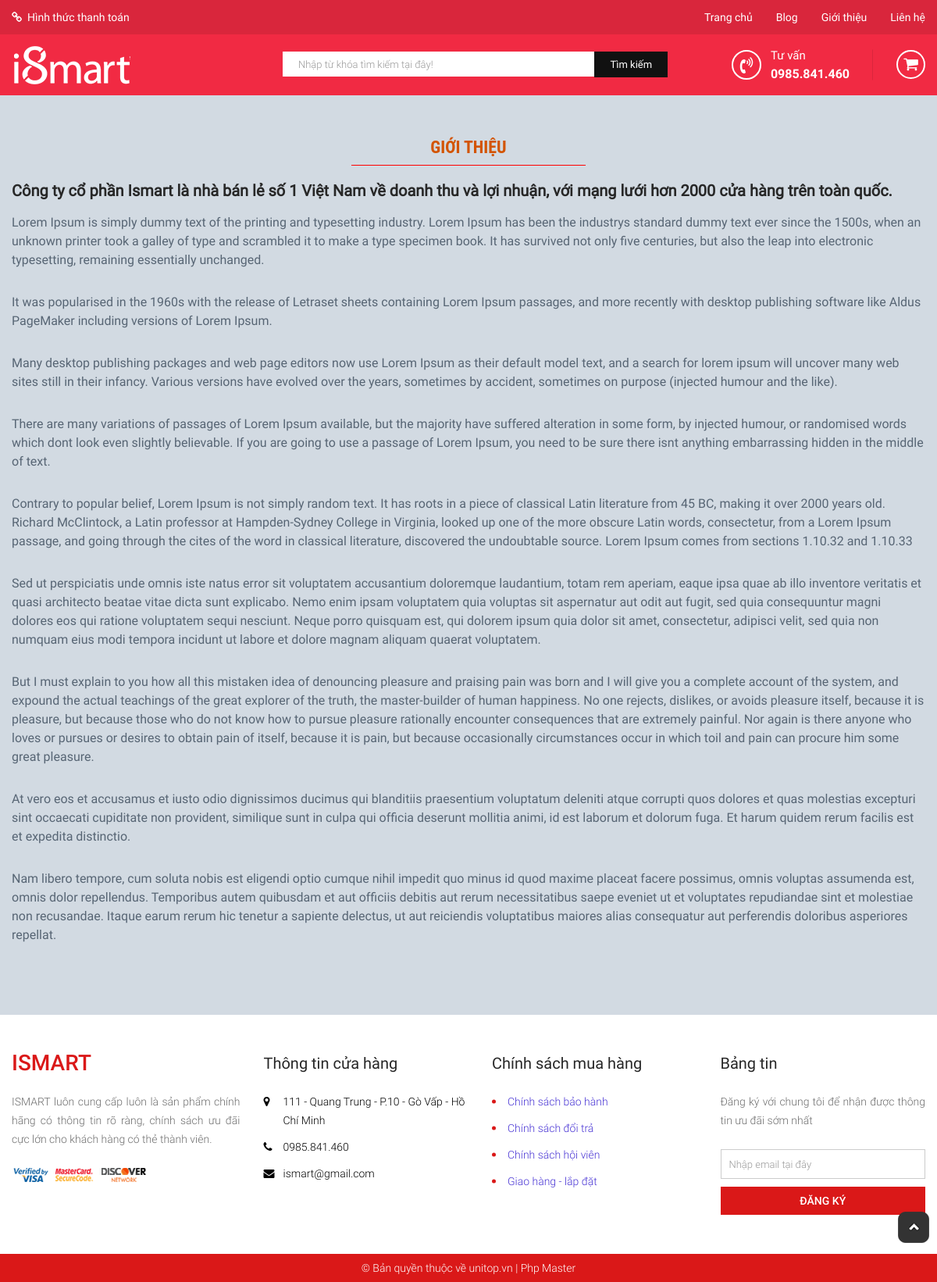
The app's page /?mod=page&action=index&id=1 with its own data.
### tables this page shows
CREATE TABLE `tbl_pages` (
  `page_id` int(11) NOT NULL,
  `page_title` varchar(200) NOT NULL,
  `page_content` text,
  `created_date` int(11) NOT NULL,
  `user_id` int(11) DEFAULT NULL
);

### modules/page/controllers/indexController.php (called while the page is built, shortened)
<?php
function indexAction(){
    $id = (int)$_GET['id'];
    $page = get_page_by_id($id);
    $data['page'] = $page;
    load_view('index',$data);
}

### libraries/database.php (called while the page is built, shortened)
 <?php
function db_query($query_string) {
    global $conn;
    $result = mysqli_query($conn, $query_string);
    return $result;
}
function db_fetch_row($query_string) {
    $mysqli_result = db_query($query_string);
    $result = mysqli_fetch_assoc($mysqli_result);
    return $result;
}

### modules/page/models/indexModel.php (called while the page is built)
<?php
 function get_page_by_id($id){
     return db_fetch_row("SELECT * FROM `tbl_pages` WHERE `page_id` ={$id}");
 }

### core/router.php (called while the page is built, shortened)
<?php
$action_name = get_action().'Action';
call_function(array('construct', $action_name));

### core/appload.php (called while the page is built, shortened)
<?php
require CONFIGPATH . DIRECTORY_SEPARATOR . 'database.php';
require LIBPATH . DIRECTORY_SEPARATOR . 'database.php';
require COREPATH . DIRECTORY_SEPARATOR . 'base.php';
require COREPATH . DIRECTORY_SEPARATOR . 'router.php';

### index.php (called while the page is built, shortened)
<?php
require COREPATH.DIRECTORY_SEPARATOR.'appload.php';

### modules/page/views/indexView.php (the view)
<?php get_header();?>
<div id="main-content-wp" class="page">
    <div class="wp-inner">
        <div id="content">
            <div class="section-head">
                <h1 class="title"><?php echo $page['page_title']; ?></h1>
            </div>
            <div class="section-detail">
                <?php echo $page['page_content']; ?>
            </div>
        </div>
        </div>
    </div>
</div>
<?php get_footer();?>

### core/base.php (shortened to what this page needs)
<?php
function get_module() {
    global $config;
    $module = isset($_GET['mod']) ? $_GET['mod'] : $config['default_module'];
    return $module;
}
function call_function($list_function = array()) {
    if (is_array($list_function)) {
        foreach ($list_function as $f) {
            if (function_exists($f())) {
                $f();
            }
        }
    }
}
function load_view($name, $data_send = array()) {
    $data = $data_send;
    $path = MODULESPATH . DIRECTORY_SEPARATOR . get_module() . DIRECTORY_SEPARATOR . 'views' . DIRECTORY_SEPARATOR . $name . 'View.php';
    if (file_exists($path)) {
        require $path;
    } else {
        echo "Không tìm thấy {$path}";
    }
}
function get_header($name = '') {
    if (empty($name)) {
        $name = 'header';
    } else {
        $name = "header-{$name}";
    }
    $path = LAYOUTPATH . DIRECTORY_SEPARATOR . $name . '.php';
    if (file_exists($path)) {
        require $path;
    } else {
        echo "Không tìm thấy {$path}";
    }
}
function get_footer($name = '') {
    if (empty($name)) {
        $name = 'footer';
    } else {
        $name = "footer-{$name}";
    }
    $path = LAYOUTPATH . DIRECTORY_SEPARATOR . $name . '.php';
    if (file_exists($path)) {
        require $path;
    } else {
        echo "Không tìm thấy {$path}";
    }
}

### layout/header.php (shortened to what this page needs)
<!DOCTYPE html>
<html>
    <head>
        <link href="public/css/bootstrap/bootstrap-theme.min.css" rel="stylesheet" type="text/css"/>
        <link href="public/css/bootstrap/bootstrap.min.css" rel="stylesheet" type="text/css"/>
        <link href="public/reset.css" rel="stylesheet" type="text/css"/>
        <link href="public/animate.css" rel="stylesheet" type="text/css"/>
        <link href="public/css/carousel/owl.carousel.css" rel="stylesheet" type="text/css"/>
        <link href="public/css/carousel/owl.theme.css" rel="stylesheet" type="text/css"/>
        <link href="public/css/font-awesome/css/font-awesome.min.css" rel="stylesheet" type="text/css"/>
        <link href="public/style.css" rel="stylesheet" type="text/css"/>
        <link href="public/responsive.css" rel="stylesheet" type="text/css"/>
    </head>
    <body>
        <div id="site">
            <div id="container">
                <div id="header-wp">
                    <div id="head-top" class="clearfix">
                        <div class="wp-inner">
                            <a href="" title="" id="payment-link" class="fl-left">Hình thức thanh toán</a>
                            <div id="main-menu-wp" class="fl-right">
                                <ul id="main-menu" class="clearfix">
                                    <li>
                                        <a href="?" title="">Trang chủ</a>
                                    </li>
                                    <li>
                                        <a href="?mod=post&action=index" title="">Blog</a>
                                    </li>
                                    <li>
                                        <a href="?mod=page&action=index&id=1" title="">Giới thiệu</a>
                                    </li>
                                    <li>
                                        <a href="?mod=page&action=index&id=2" title="">Liên hệ</a>
                                    </li>
                                </ul>
                            </div>
                        </div>
                    </div>
                    <div id="head-body" class="clearfix">
                        <div class="wp-inner">
                            <a href="?page=home" title="" id="logo" class="fl-left"><img src="public/images/logo.png"/></a>
                            <div id="search-wp" class="fl-left">
                                <form method="POST" action="">
                                    <input type="text" name="search" id="s" placeholder="Nhập từ khóa tìm kiếm tại đây!">
                                    <button type="submit" name="btn_search" id="btn_search">Tìm kiếm</button>
                                </form>
                            </div>
                            <div id="action-wp" class="fl-right">
                                <div id="advisory-wp" class="fl-left">
                                    <span class="title">Tư vấn</span>
                                    <span class="phone">0985.841.460</span>
                                </div>
                                <div id="cart-wp" class="fl-right">
                                    <div id="btn-cart">
                                        <a href="?mod=cart&action=index"><i class="fa fa-shopping-cart" aria-hidden="true"></i></a>
                                    </div>
                                </div>
                            </div>
                        </div>
                    </div>
                </div>

### layout/footer.php (shortened to what this page needs)
<div id="footer-wp">
    <div id="foot-body">
        <div class="wp-inner clearfix">
            <div class="block" id="info-company">
                <h3 class="title">ISMART</h3>
                <p class="desc">ISMART luôn cung cấp luôn là sản phẩm chính hãng có thông tin rõ ràng, chính sách ưu đãi cực lớn cho khách hàng có thẻ thành viên.</p>
                <div id="payment">
                    <div class="thumb">
                        <img src="public/images/img-foot.png" alt="">
                    </div>
                </div>
            </div>
            <div class="block menu-ft" id="info-shop">
                <h3 class="title">Thông tin cửa hàng</h3>
                <ul class="list-item">
                    <li>
                        <p>111 - Quang Trung - P.10 - Gò Vấp - Hồ Chí Minh</p>
                    </li>
                    <li>
                        <p>0985.841.460</p>
                    </li>
                    <li>
                        <p>ismart@gmail.com</p>
                    </li>
                </ul>
            </div>
            <div class="block menu-ft policy" id="info-shop">
                <h3 class="title">Chính sách mua hàng</h3>
                <ul class="list-item">
                    <li>
                        <a href="?mod=page&action=index&id=3" title="">Chính sách bảo hành</a>
                    </li>
                    <li>
                        <a href="?mod=page&action=index&id=4" title="">Chính sách  đổi trả</a>
                    </li>
                    <li>
                        <a href="?mod=page&action=index&id=5" title="">Chính sách hội viên</a>
                    </li>
                    <li>
                        <a href="?mod=page&action=index&id=6" title="">Giao hàng - lắp đặt</a>
                    </li>
                </ul>
            </div>
            <div class="block" id="newfeed">
                <h3 class="title">Bảng tin</h3>
                <p class="desc">Đăng ký với chung tôi để nhận được thông tin ưu đãi sớm nhất</p>
                <div id="form-reg">
                    <form method="POST" action="">
                        <input type="email" name="email" id="email" placeholder="Nhập email tại đây">
                        <button type="submit" id="sm-reg">Đăng ký</button>
                    </form>
                </div>
            </div>
        </div>
    </div>
    <div id="foot-bot">
        <div class="wp-inner">
            <p id="copyright">© Bản quyền thuộc về unitop.vn | Php Master</p>
        </div>
    </div>
</div>
</div>
<div id="btn-top"><img src="public/images/icon-to-top.png" alt=""/></div>
</body>
</html>

### public/css/import/global.css (style rules this page uses)
body { font-family: 'Roboto Regular'; font-size: 14px; line-height: normal; color: #272727; line-height: 24px; }
.wp-inner { width: 1170px; margin: 0px auto; }
#content { min-height: 350px; }
img { max-width: 100%; height: auto; display: block; }
.fl-left { float: left; }
.fl-right { float: right; }
#btn-top { position: fixed; bottom: 50px; right: 10px; cursor: pointer; transition: all .3s ease; -moz-transition: all .3s ease; -webkit-transition: all .3s ease; -o-transition: all .3s ease; }
ul li { list-style: none!important; }
a { text-decoration: none!important; }

### public/css/import/header.css (style rules this page uses)
#head-top { background: #d9263c; }
#head-top #main-menu li { float: left; }
#head-top #payment-link { position: relative; display: block; color: #fff; padding: 10px 0px 10px 20px; }
#head-top #payment-link:before { position: absolute; content: '\f0c1'; font-family: 'FontAwesome'; top: 10px; left: 0; }
#head-top #main-menu li a { display: block; color: #fff; padding: 10px 15px; }
#head-top #main-menu li:last-child a { padding-right: 0!important; }
#head-body { background: #f12a43; }
#head-body #logo { display: block; text-transform: uppercase; font-family: 'Roboto Medium'; color: #fff; padding: 13px 0px; }
#head-body #search-wp { padding: 22px 0px 22px 195px; }
#head-body #search-wp #s { display: inline-block; width: 400px; border: none; outline: none; padding: 8px 20px; line-height: normal; }
#head-body #search-wp #btn_search { position: relative; left: -4px; display: inline-block; border: none; outline: none; background: #111111; color: #fff; padding: 10px 20px; line-height: 13px; font-size: 13px; }
#advisory-wp { position: relative; padding: 15px 30px 15px 50px; }
#advisory-wp:before { position: absolute; content: '\f2a0'; font-family: 'FontAwesome'; top: 50%; left: 0px; font-size: 21px; color: #fff; width: 38px; height: 38px; line-height: 35px; border: 2px solid #fff; border-radius: 50%; text-align: center; transform: translateY(-50%); }
#advisory-wp:after { position: absolute; content: ''; width: 1px; height: 50%; background: #da263c; top: 50%; right: 0; transform: translateY(-50%); }
#advisory-wp span { position: relative; display: block; color: #fff; }
#advisory-wp .title { font-size: 15px; }
#advisory-wp .phone { font-family: 'Roboto Bold'; font-size: 16px; }
#cart-wp, #cart-respon-wp { position: relative; display: block; color: #fff; padding: 20px 0px 20px 30px; }
#cart-wp i, #cart-respon-wp i { font-size: 20px; width: 37px; height: 37px; line-height: 33px; text-align: center; border: 2px solid #fff; border-radius: 50%; color: #fff; }
#cart-wp { position: relative; cursor: pointer; }

### public/css/import/home.css (style rules this page uses)
#main-content-wp { background: #f7f7f7; padding-top: 25px; padding-bottom: 75px; }

### public/css/import/page.css (style rules this page uses)
#main-content-wp.page { background: #d2dae2; }
.page h1.title { width:300px; margin:20px auto; font-family: 'Roboto Condensed'; font-size:22px; text-align: center; padding:10px 0px; text-transform: uppercase; font-weight: bold; border-bottom: 1px solid red; color:#d35400; }
.page h1 { font-size:20px; color:#333; padding:10px 0px; font-weight: 700; }
.page .section-detail p { font-size:16px; color:#576574; padding:15px 0px; }
.page strong { font-size:20px; }

### records on screen
tbl_pages: page_title "GIỚI THIỆU", page_content "Công ty cổ phần Ismart là nhà bán lẻ số 1 Việt Nam về doanh thu và lợi nhuận, với mạng lưới hơn 2000 cửa hàng trên toàn quốc. Lorem Ipsum is simply dummy text of the printing and typesetting industry. Lorem Ipsum has been the industrys standard dummy text ever since the 1500s, when an unknown printer took a galley of type and scrambled it to make a type specimen book. It has survived not only five centuries, but also the leap into electronic typesetting, remaining essentially unchanged. It was popularised in the 1960s with the release of Letraset sheets containing Lorem Ipsum passages, and more recently with desktop publishing software like Aldus PageMaker including versions of Lorem Ipsum.…"
